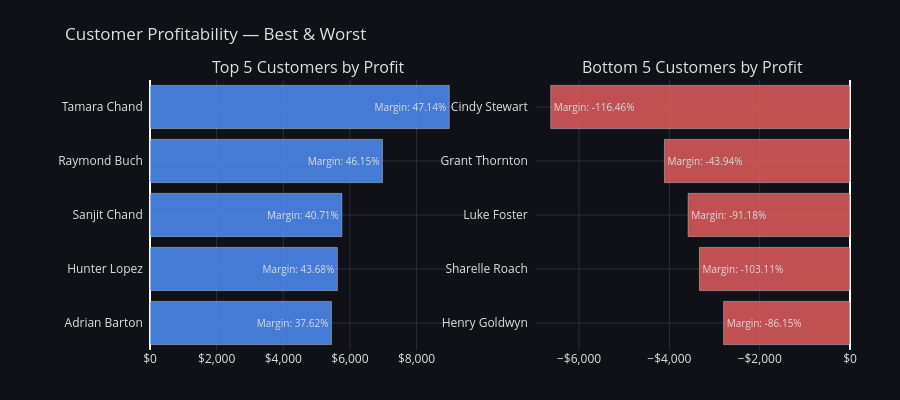

The notebook cell this image was saved under:
### Code cell
fig6 = make_subplots(
    rows=1, cols=2,
    subplot_titles=('Top 5 Customers by Profit', 'Bottom 5 Customers by Profit')
)

# Top 5 — sorted ascending so highest is at top
df_top5_sorted = df_top_customers.sort_values('total_profit', ascending=True)

fig6.add_trace(
    go.Bar(
        x=df_top5_sorted['total_profit'],
        y=df_top5_sorted['customer_name'],
        orientation='h',
        marker_color=ACCENT,
        opacity=0.85,
        name='Top 5',
        text=df_top5_sorted['margin_pct'].apply(lambda x: f'Margin: {x}%'),
        textposition='inside',
        textfont=dict(color='white', size=10)
    ),
    row=1, col=1
)

# Bottom 5 — sorted descending so most negative is at bottom
df_bottom5_sorted = df_worst_customers.sort_values('total_profit', ascending=False)

fig6.add_trace(
    go.Bar(
        x=df_bottom5_sorted['total_profit'],
        y=df_bottom5_sorted['customer_name'],
        orientation='h',
        marker_color='#e05c5c',
        opacity=0.85,
        name='Bottom 5',
        text=df_bottom5_sorted['margin_pct'].apply(lambda x: f'Margin: {x}%'),
        textposition='inside',
        textfont=dict(color='white', size=10)
    ),
    row=1, col=2
)

fig6.update_layout(
    plot_bgcolor=DARK_BG,
    paper_bgcolor=DARK_BG,
    font=dict(color=TEXT),
    showlegend=False,
    title=dict(text='Customer Profitability — Best & Worst', pad=dict(l=20, t=20)),
    height=400,
    margin=dict(l=150, r=50, t=80, b=50)
)

fig6.update_xaxes(gridcolor=GRID, tickformat='$,.0f')
fig6.update_yaxes(gridcolor=GRID)
fig6.update_yaxes(gridcolor=GRID, ticksuffix='  ')

fig6.show()

### Figure 1 — Plotly figure (JSON) as saved in the notebook; plotly's stock layout.template omitted (floating-point values rounded to 4 significant figures)
{"data": [{"marker": {"color": "#4f8ef7"}, "name": "Top 5", "opacity": 0.85, "orientation": "h", "text": ["Margin: 37.62%", "Margin: 43.68%", "Margin: 40.71%", "Margin: 46.15%", "Margin: 47.14%"], "textfont": {"color": "white", "size": 10}, "textposition": "inside", "type": "bar", "x": [5445.0, 5622.0, 5757.0, 6976.0, 8981.0], "xaxis": "x", "y": ["Adrian Barton", "Hunter Lopez", "Sanjit Chand", "Raymond Buch", "Tamara Chand"], "yaxis": "y"}, {"marker": {"color": "#e05c5c"}, "name": "Bottom 5", "opacity": 0.85, "orientation": "h", "text": ["Margin: -86.15%", "Margin: -103.11%", "Margin: -91.18%", "Margin: -43.94%", "Margin: -116.46%"], "textfont": {"color": "white", "size": 10}, "textposition": "inside", "type": "bar", "x": [-2798.0, -3334.0, -3584.0, -4109.0, -6626.0], "xaxis": "x2", "y": ["Henry Goldwyn", "Sharelle Roach", "Luke Foster", "Grant Thornton", "Cindy Stewart"], "yaxis": "y2"}], "layout": {"annotations": [{"font": {"size": 16}, "showarrow": false, "text": "Top 5 Customers by Profit", "x": 0.225, "xanchor": "center", "xref": "paper", "y": 1, "yanchor": "bottom", "yref": "paper"}, {"font": {"size": 16}, "showarrow": false, "text": "Bottom 5 Customers by Profit", "x": 0.775, "xanchor": "center", "xref": "paper", "y": 1, "yanchor": "bottom", "yref": "paper"}], "font": {"color": "#e0e0e0"}, "height": 400, "margin": {"b": 50, "l": 150, "r": 50, "t": 80}, "paper_bgcolor": "#0f1117", "plot_bgcolor": "#0f1117", "showlegend": false, "title": {"pad": {"l": 20, "t": 20}, "text": "Customer Profitability — Best & Worst"}, "xaxis": {"anchor": "y", "domain": [0, 0.45], "gridcolor": "#2a2d3a", "tickformat": "$,.0f"}, "xaxis2": {"anchor": "y2", "domain": [0.55, 1], "gridcolor": "#2a2d3a", "tickformat": "$,.0f"}, "yaxis": {"anchor": "x", "domain": [0, 1], "gridcolor": "#2a2d3a", "ticksuffix": "  "}, "yaxis2": {"anchor": "x2", "domain": [0, 1], "gridcolor": "#2a2d3a", "ticksuffix": "  "}}}
